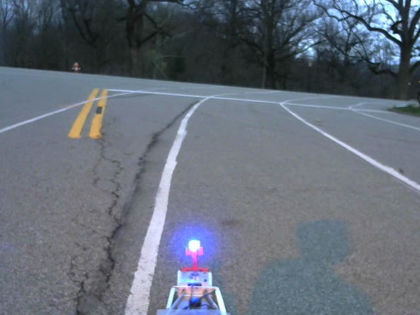
%> input picture matlab/frame1.png, 420 x 315 px, shrunk from 640 x 480 before the run
$ octave --eval "displayFeatures(imread('frame1.png'));"   (GNU Octave 9; MATLAB toolbox functions it lacks are replaced by stand-ins)
%> lines starting %> are read from the running program, lines starting %| are printed output that depends on the picture
### matlab/createGaussianPyramid.m
% CREATEGAUSSIANPYRAMID.M
% Produces Gaussian Pyramid
% 16-720 Spring 2015 - Provided Code
%
% Arguments:
%     im      - a grayscale image with range 0 to 1
%     sigma0  - the standard deviation of the blur at level 0
%     k       - the multiplicative factor of sigma at each level, where sigma=sigma_0 k^l
%     levels  - the levels of the pyramid where the blur at each level is sigma=sigma0 k^l
%               (e.g. levels = [?1,0,1,2,3,4])
%
% Returns:
%     GaussianPyramid : A matrix of grayscale images of size (size(im),numel(levels))
%
% usage: [GaussianPyramid] = createGaussianPyramid(im, sigma0, k, levels)
%
% Modification History:
%      Arun Venkatraman (arunvenk@cs.cmu.edu) | February 9, 2015
%

function [GaussianPyramid] = createGaussianPyramid(im, sigma0, k, levels)
    % check if image is formatted correctly (value range, type)
    checkImInput(im);

    % allocate the required memory for the output
    GaussianPyramid = zeros([size(im),length(levels)]);

    for n = 1:length(levels)
        % Compute the Gaussian blur amount for this layer in the pyramid
        l = levels(n);
        sigma_ = sigma0 * k^l;

        % Create gaussian filter object
        h = fspecial('gaussian',floor(3*sigma_*2)+1,sigma_);

        % Apply the filter to the image and store output
        GaussianPyramid(:,:,n) = imfilter(im,h);
    end

end

% Check for various problems in the input image
function checkImInput(im)
    if (max(im(:)) > 1) || (min(im(:)) < 0)    % Check if image has values in the correct range
        error('image contains values outside the range [0,1]. Try calling im2double() first')
    end

    if (size(im,3) > 1)     % check if rgb image or something else weird
        error('image does not seem to be a grayscale image. Try calling rgb2gray() first.');
    end

    if (~isa(im, 'double'))
        error('image is not double typed. Try calling im2double() or double() first');
    end
end

### matlab/createDoGPyramid.m
% CREATEDOGPYRAMID.M
% 16-720 Spring 2015 - *Stub* Provided
%
% Arguments:
%     GaussianPyramid - Matrix of size (height x width x num_levels)
%     levels          - Vector with num_levels elements
% Returns:
%     DoGPyramid - A matrix representing the DoG pyramid. Should have
%                  dimensions (height x width x num_levels - 1)
%     DoGLevels  - A vector
%
% usage: [DoGPyramid, DoGLevels] = createDoGPyramid(GaussianPyramid, levels)


function [DoGPyramid, DoGLevels] = createDoGPyramid(GaussianPyramid, levels)
    % each level is D = GP(l) - GP(l-1)
    [w,h,d] = size(GaussianPyramid);
    DoGPyramid = zeros(w,h,d-1);
    for i = 2:d
        DoGPyramid(:,:,i-1) = GaussianPyramid(:,:,i) - GaussianPyramid(:,:,i-1);
    end
    [~,s] = size(levels);
    DoGLevels = levels(2:s);
end

### matlab/DoGdetector.m
% GETLOCALEXTREMA.M
% 16-720 Spring 2015 - *Stub* Provided
%
% Arguments:
%     im          - a grayscale image with range 0 to 1
%     sigma0      - the standard deviation of the blur at level 0
%     k           - the multiplicative factor of sigma at each level, where sigma=sigma_0 k^l
%     levels      - the levels of the pyramid where the blur at each level is sigma=sigma0 k^l
%                   (e.g. levels = [?1,0,1,2,3,4])
%     th_contrast - scalar threshold for DoG image
%     th_r        - scalar threshold for principal curvature
% Returns:
%     locs - N-by-3 matrix where N is the number of local extrema found and
%            each row contains the (x,y) position and the corresponding
%            DoGLevel number.
%     GaussianPyramid : A matrix of grayscale images of size (size(im),numel(levels))
%
% usage: [locs, GaussianPyramid] = DoGdetector(im, sigma0, k, levels, th_contrast, th_r)

function [locs, GaussianPyramid] = DoGdetector(im, sigma0, k, levels, th_contrast, th_r)
    GaussianPyramid = createGaussianPyramid(im, sigma0, k, levels);
    [DoGPyramid, DoGLevels] = createDoGPyramid(GaussianPyramid, levels);
    PrincipalCurvature = computePrincipalCurvature(DoGPyramid);
    locs = getLocalExtrema(DoGPyramid, DoGLevels, PrincipalCurvature, ...
        th_contrast, th_r);
end

### matlab/computePrincipalCurvature.m
% COMPUTEPRINCIPALCURVATURE.M
% 16-720 Spring 2015 - *Stub* Provided
%
% Arguments:
%     DoGPyramid - Matrix of size (height x width x m)
% Returns:
%     PrincipalCurvature - A matrix of size (height x width x m) where each
%                          element represents the curvature ratio for each
%                          corresponding point in the DoG pyramid.
%
% usage: PrincipalCurvature = computePrincipalCurvature(DoGPyramid))


function [PrincipalCurvature] = computePrincipalCurvature(DoGPyramid)
    % Compute the principal curvature, using methods described in paper
    %H = [xx,xy;yx,yy];
    PrincipalCurvature = zeros(size(DoGPyramid));
    [~,~,l] = size(DoGPyramid);
    for i = 1:l
        [Dx, Dy] = gradient(DoGPyramid(:,:,i));
        [Dxy, Dyy] = gradient(Dy);
        [Dxx, Dyx] = gradient(Dx);

        trace = Dxx + Dyy;
        det = Dxx .* Dyy + Dxy .* Dyx;
        PrincipalCurvature(:,:,i) = (trace .^ 2) ./ det;
    end


end

### matlab/getLocalExtrema.m
% DOGDETECTOR.M
% 16-720 Spring 2015 - *Stub* Provided
%
% Arguments:
%     DoGPyramid         - Matrix of size (height x width x m)
%     DoGLevels          - Vector with m elements
%     PrincipalCurvature - Matrix of size (height x width x m)
%     th_contrast        - scalar threshold for DoG image
%     th_r               - scalar threshold for principal curvature
% Returns:
%     locs - N-by-3 matrix where N is the number of local extrema found and
%            each row contains the (x,y) position and the corresponding
%            DoGLevel number.
%
% usage: locs = getLocalExtrema(DoGPyramid, DoGLevels, PrincipalCurvature, th_contrast, th_r)

function locs = getLocalExtrema(DoGPyramid, DoGLevels, ...
                                PrincipalCurvature, th_contrast, th_r)

    locNum = 1;
    [w,h,levs] = size(DoGPyramid);
    % find local extrema
    for l = 1:(levs)
        for x = 2:(w-1)
            for y = 2:(h-1)
                if(DoGPyramid(x,y,l) < th_contrast)
                    continue
                end
                if(PrincipalCurvature(x,y,l) > th_r)
                    continue
                end
                % do this for every valid pixel in every valid level
                if(l == 1)
                    e = [DoGPyramid(x,y,l),DoGPyramid(x+1,y,l), ...
                            DoGPyramid(x+1,y+1,l),DoGPyramid(x+1,y-1,l), ...
                            DoGPyramid(x,y+1,l),DoGPyramid(x,y-1,l), ...
                            DoGPyramid(x-1,y,l),DoGPyramid(x-1,y+1,l), ...
                            DoGPyramid(x-1,y-1,l),DoGPyramid(x,y,l+1)];
                else if(l == levs)
                        e = [DoGPyramid(x,y,l),DoGPyramid(x+1,y,l), ...
                            DoGPyramid(x+1,y+1,l),DoGPyramid(x+1,y-1,l), ...
                            DoGPyramid(x,y+1,l),DoGPyramid(x,y-1,l), ...
                            DoGPyramid(x-1,y,l),DoGPyramid(x-1,y+1,l), ...
                            DoGPyramid(x-1,y-1,l),DoGPyramid(x,y,l-1)];
                    else
                        e = [DoGPyramid(x,y,l),DoGPyramid(x+1,y,l), ...
                            DoGPyramid(x+1,y+1,l),DoGPyramid(x+1,y-1,l), ...
                            DoGPyramid(x,y+1,l),DoGPyramid(x,y-1,l), ...
                            DoGPyramid(x-1,y,l),DoGPyramid(x-1,y+1,l), ...
                            DoGPyramid(x-1,y-1,l),DoGPyramid(x,y,l+1), ...
                            DoGPyramid(x,y,l-1)];
                    end
                end
                %[~,minimum] = min(e);
                [~,maximum] = max(e);
                if(maximum == 1)
                    locs(locNum,:) = [x,y,l];
                    locNum = locNum + 1;
                end
            end
        end
    end

end

### matlab/computeBrief.m
% COMPUTEBRIEF.M
% 16-720 Spring 2015 - *Stub* Provided
%
% Arguments:
%     im                 - a grayscale image with range 0 to 1
%     locs               - keypoints from the DoG detector
%     levels             - Gaussian scale levels from Section 1
%     compareX, compareY - Linear indices into the image patch (nbits x 1)
% Returns:
%     locs - m-by-3 matrix, where the first two columns are the image
%            coordinates of keypoints and the third column is the pyramid
%            level of the keypoints
%     desc - m-by-nbits, matrix of stacked BRIEF descriptors.
%            m is the number of valid descriptors
% usage: [locs,desc] = computeBrief(im, locs, levels, compareX, compareY)

function [locs,desc] = computeBrief(im, locs, levels, compareX, compareY)
    sigma0 = 1;
    k = sqrt(2);
    GaussianPyramid = createGaussianPyramid(im, sigma0, k, levels);
    [DoGPyramid, ~] = createDoGPyramid(GaussianPyramid, levels);

    % remove locs that are near the edge
    [numLocs,~] = size(locs);
    [nbits,~] = size(compareX);
    [w,h] = size(im);
    newLocs = [0,0,0];
    n = 1;
    for i = 1:numLocs
        if(locs(i,1) > 4 && locs(i,1) < w-4 && locs(i,2) > 4 && locs(i,2) < h-4)
            newLocs(n,:) = locs(i,:);
            n = n + 1;
        end
    end
    locs = newLocs;


    [numLocs,~] = size(locs);
    numel(locs)

    % compute BRIEF descriptors for interest points
    desc = zeros(numLocs, nbits);
    for i = 1:numLocs
        % get the patch for this interest point
        px = locs(i,1);
        py = locs(i,2);
        patch = DoGPyramid(px-4:px+4,py-4:py+4,locs(i,3));
        patch = reshape(patch, [81,1]);
        % compute the descriptor for this interest point
        for j = 1:nbits
            desc(i,j) = patch(compareX(j)) < patch(compareY(j));
        end
    end

end

### matlab/displayFeatures.m
function displayFeatures( image )
    image = rgb2gray(image);
    image = im2double(image);
    levels = [-1,0,1,2,3,4];
    sigma0 = 1;
    k = sqrt(2);
    th_contrast = 0.03;
    th_r = 12;
    [points,~] = DoGdetector(image, sigma0, k, levels, th_contrast, th_r);
    load('testPattern.mat');
    [points,~] = computeBrief(image, points, levels, compareX, compareY)
    hold off;
    imshow(image);
    hold on;
    plot(points(:,2), points(:,1), 'g.');
    hold off;


end
%> in displayFeatures, `image = rgb2gray(image);`:
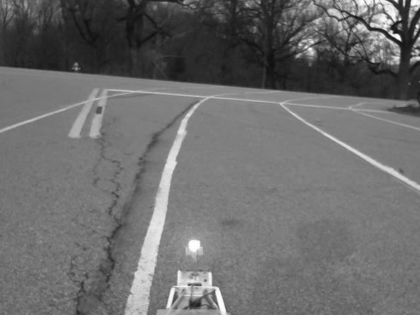
%> image: size 315x420 uint8; min 16, max 255, mean 108
%> in DoGdetector, `[DoGPyramid, DoGLevels] = createDoGPyramid(GaussianPyramid, levels);`: DoGLevels = [0 1 2 3 4]
%> the loop in computePrincipalCurvature, `for i = 1:l` made 5 passes
%> pass 1, in computePrincipalCurvature, `[Dx, Dy] = gradient(DoGPyramid(:,:,i));`:
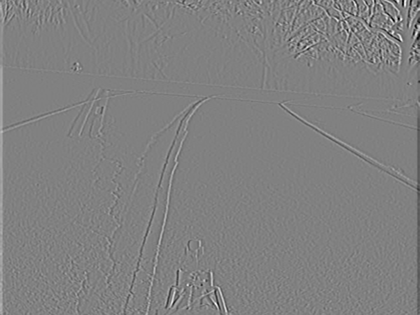
%> Dx: size 315x420 double; min -0.0634, max 0.0619, mean 1.76e-08; drawn with min black and max white
%> pass 1, in computePrincipalCurvature, `[Dx, Dy] = gradient(DoGPyramid(:,:,i));`:
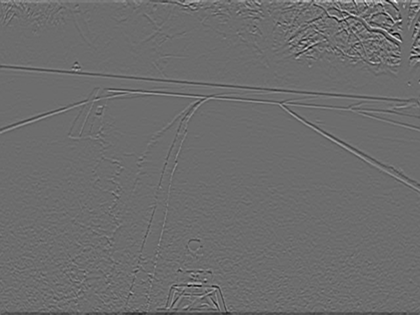
%> Dy: size 315x420 double; min -0.0625, max 0.0832, mean -3.14e-05; drawn with min black and max white
%> pass 1, in computePrincipalCurvature, `[Dxy, Dyy] = gradient(Dy);`:
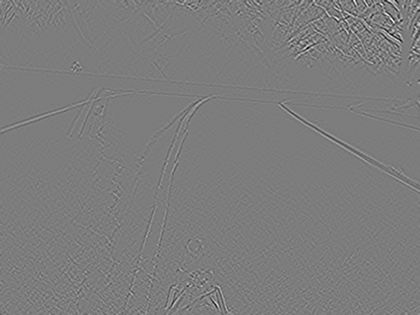
%> Dxy: size 315x420 double; min -0.0427, max 0.0444, mean 4.77e-07; drawn with min black and max white
%> pass 1, in computePrincipalCurvature, `[Dxy, Dyy] = gradient(Dy);`:
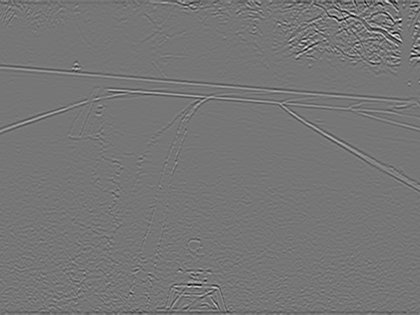
%> Dyy: size 315x420 double; min -0.0507, max 0.0582, mean -8.62e-05; drawn with min black and max white
%> after the loop in getLocalExtrema, `for l = 1:(levs)`: e = [0.0302 0.0173 0.0164 0.0152 0.0278 0.0293 0.0359 0.0323 0.036 0.0434]; locNum = 328; locs = 327 rows, first 12: [2 391 1; 3 356 1; 3 366 1; 3 395 1; 3 407 1; 3 410 1; 4 315 1; 5 382 1; 6 417 1; 7 291 1; 7 365 1; 8 352 1]
%> in displayFeatures, `[points,~] = DoGdetector(image, sigma0, k, levels, th_contrast, th_r);`: points has the same summary as locs in getLocalExtrema
%> after the loop in computeBrief, `for i = 1:numLocs`: n = 306; newLocs = 305 rows, first 12: [5 382 1; 7 291 1; 7 365 1; 8 352 1; 9 337 1; 9 398 1; 10 384 1; 12 346 1; 13 357 1; 14 328 1; 15 374 1; 15 388 1]
%> in computeBrief, `locs = newLocs;`: locs has the same summary as newLocs
%> in computeBrief, `[numLocs,~] = size(locs);`: numLocs = 305
%> in computeBrief, `numel(locs)`: ans = 915
%> in computeBrief, `desc = zeros(numLocs, nbits);`: desc: size 305x256 double; every value is 0
%> the loop in computeBrief, `for i = 1:numLocs` made 305 passes
%> (px, py) on passes 1 to 3: (5, 382), (7, 291), (7, 365)
%> after the loop in computeBrief, `for i = 1:numLocs`:
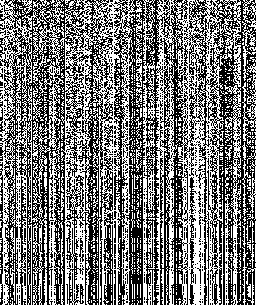
%> desc: size 305x256 double; values 0 (black) and 1 (white), 47.2% white in thin lines or dots
%> in displayFeatures, `[points,~] = computeBrief(image, points, levels, compareX, compareY)`: points has the same summary as newLocs in computeBrief
%> `displayFeatures(imread('frame1.png'));`:
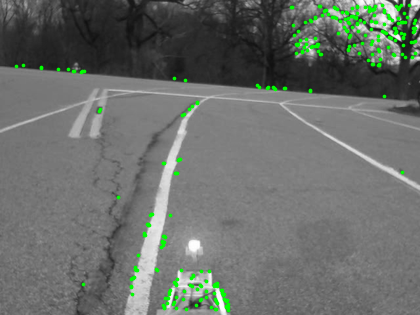
%> figure redrawn from the program's plot data
